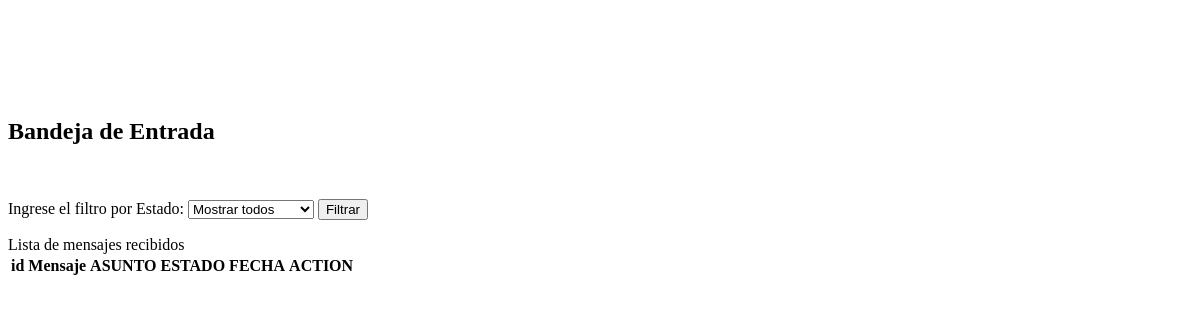
Page /latienditadececi/vistas/bandeja.php on the earlier database version.
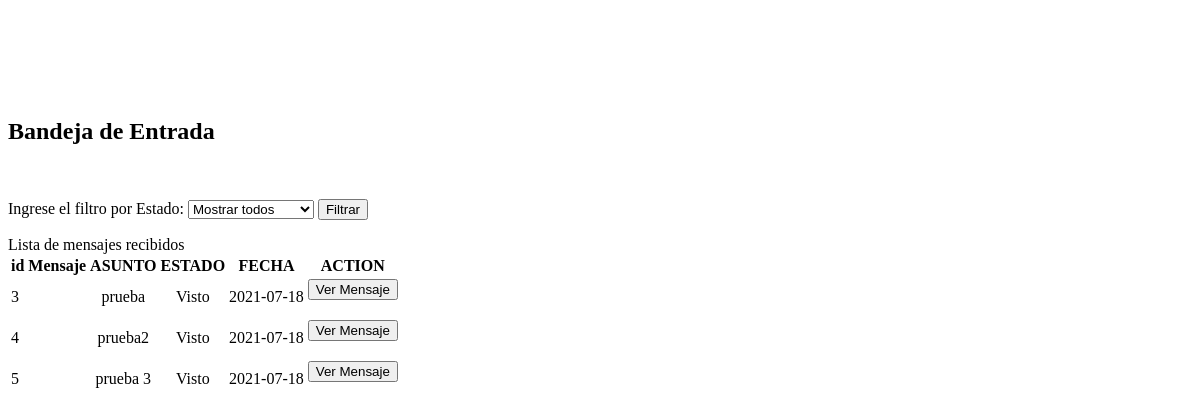
Same page on the later database version.
### tables this page shows
CREATE TABLE `bandeja` (
  `id_bandeja` int(11) NOT NULL,
  `estado` varchar(100) NOT NULL,
  `fecha` date NOT NULL,
  `asunto` varchar(250) NOT NULL,
  `mensaje` varchar(1000) NOT NULL
);

### latienditadececi/vistas/bandeja.php (the view, shortened to what the changed rows need)
<html>
<body>
<?php
    include "conexion.php";
?>
<br> <br> <br>
<div class="container row">
    <div class="container col lg-12 md-12 mb-5">
        <br><br>
        <h2 class="text-center">Bandeja de Entrada</h2><br>
        <?php
        if(isset($_POST['boton_ver']))
        {
            $cod_men=$_POST['cod_mens'];
            $sqlv="UPDATE bandeja set estado='Visto' WHERE id_bandeja='$cod_men'";
            $conexion->query($sqlv);
            $sql="SELECT * FROM bandeja WHERE id_bandeja='$cod_men'";
            $result= mysqli_query($conexion,$sql);
            while($mostrar=mysqli_fetch_array($result))
            {
                echo "
                <b>ID MENSAJE:</b> ".$mostrar['id_bandeja']." <br>
                <b>ASUNTO:</b> ".$mostrar['asunto']." <br>
                <b>ESTADO:</b> ".$mostrar['estado']." <br>
                <b>FECHA:</b> ".$mostrar['fecha']." <br>
                <b>MENSAJE:</b> <br><br>
                ".$mostrar['mensaje']."
                ";
            }
            ?>
            <br><br><br>
            <form action="panel.php?pagina=bandeja" method="POST">
                <input type="submit" value="Atras">
            </form>
            <?php
        }else{
            if(isset($_POST['boton_filtrar']))
            {
                $filtro=$_POST['filtro'];
                if($filtro == "No Visto")
                {
                   ?>
                   <caption>Lista de  mensajes recibidos</caption>
                    <table class="container text-center table table-bordered">
                        <thead class="container table-primary">
                            <tr>
                                <th>id Mensaje</th>
                                <th>ASUNTO</th>
                                <th>ESTADO</th>
                                <th>FECHA</th>
                                <th>ACTION</th>
                            </tr>
                        </thead>
                        <tbody>
                            <?php
                                $sql="SELECT * FROM bandeja WHERE estado='No Visto'";
                                $result= mysqli_query($conexion,$sql);
                                while($mostrar=mysqli_fetch_array($result))
                                {
                            ?>
                                <tr>
                                    <td><?php echo $mostrar['id_bandeja']?></td>
                                    <td><center><?php echo $mostrar['asunto']?></center></td>
                                    <td><center><?php echo $mostrar['estado']?></center></td>
                                    <td><center><?php echo $mostrar['fecha']?></center></td>
                                    <td><center>
                                        <form action="panel.php?pagina=bandeja" method="POST">
                                        <input type="hidden" name="cod_mens" value="<?php echo $mostrar['id_bandeja']?>">
                                        <input type="submit" value="Ver Mensaje" name="boton_ver">
                                        </form>
                                    </center></td>
                                </tr>
                                <?php
                                }
                                ?>
                        </tbody>
                    </table>
                   <?php
                }else{
                    if($filtro == "Visto")
                    {
                        ?>
                        <caption>Lista de  mensajes recibidos</caption>
                            <table class="container text-center table table-bordered">
                                <thead class="container table-primary">
                                    <tr>
                                        <th>id Mensaje</th>
                                        <th>ASUNTO</th>
                                        <th>ESTADO</th>
                                        <th>FECHA</th>
                                        <th>ACTION</th>
                                    </tr>
                                </thead>
                                <tbody>
                                    <?php
                                        $sql="SELECT * FROM bandeja WHERE estado='Visto'";
                                        $result= mysqli_query($conexion,$sql);
                                        while($mostrar=mysqli_fetch_array($result))
                                        {
                                    ?>
                                        <tr>
                                            <td><?php echo $mostrar['id_bandeja']?></td>
                                            <td><center><?php echo $mostrar['asunto']?></center></td>
                                            <td><center><?php echo $mostrar['estado']?></center></td>
                                            <td><center><?php echo $mostrar['fecha']?></center></td>
                                            <td><center>
                                                <form action="panel.php?pagina=bandeja" method="POST">
                                                <input type="hidden" name="cod_mens" value="<?php echo $mostrar['id_bandeja']?>">
                                                <input type="submit" value="Ver Mensaje" name="boton_ver">
                                                </form>
                                            </center></td>
                                        </tr>
                                        <?php
                                        }
                                        ?>
                                </tbody>
                            </table>
                        <?php
                    }
                    if($filtro == "Todos")
                    {
                        ?>
            <caption>Lista de  mensajes recibidos</caption>
            <table class="container text-center table table-bordered">
                <thead class="container table-primary">
                <tr>
                                    <th>id Mensaje</th>
                                    <th>ASUNTO</th>
                                    <th>ESTADO</th>
                                    <th>FECHA</th>
                                    <th>ACTION</th>
                                </tr>
                            </thead>
                            <tbody>
                                <?php
                                    $sql="SELECT * FROM bandeja";
                                    $result= mysqli_query($conexion,$sql);
                                    while($mostrar=mysqli_fetch_array($result))
                                    {
                                ?>
                                    <tr>
                                        <td><?php echo $mostrar['id_bandeja']?></td>
                                        <td><center><?php echo $mostrar['asunto']?></center></td>
                                        <td><center><?php echo $mostrar['estado']?></center></td>
                                        <td><center><?php echo $mostrar['fecha']?></center></td>
                                        <td><center>
                                            <form action="panel.php?pagina=bandeja" method="POST">
                                            <input type="hidden" name="cod_mens" value="<?php echo $mostrar['id_bandeja']?>">
                                            <input type="submit" value="Ver Mensaje" name="boton_ver">
                                            </form>
                                        </center></td>
                                    </tr>
                                    <?php
                                    }
            }
                                    ?>
                            </tbody>
                </table>
                <?php
                    }
                }
            else{
                ?>
            <caption>Lista de  mensajes recibidos</caption>
            <table class="container text-center table table-bordered">
                <thead class="container table-primary">
                <tr>
                                    <th>id Mensaje</th>
                                    <th>ASUNTO</th>
                                    <th>ESTADO</th>
                                    <th>FECHA</th>
                                    <th>ACTION</th>
                                </tr>
                            </thead>
                            <tbody>
                                <?php
                                    $sql="SELECT * FROM bandeja";
                                    $result= mysqli_query($conexion,$sql);
                                    while($mostrar=mysqli_fetch_array($result))
                                    {
                                ?>
                                    <tr>
                                        <td><?php echo $mostrar['id_bandeja']?></td>
                                        <td><center><?php echo $mostrar['asunto']?></center></td>
                                        <td><center><?php echo $mostrar['estado']?></center></td>
                                        <td><center><?php echo $mostrar['fecha']?></center></td>
                                        <td><center>
                                            <form action="panel.php?pagina=bandeja" method="POST">
                                            <input type="submit" value="Ver Mensaje" name="boton_ver">
                                            </form>
                                        </center></td>
                                    </tr>
                                    <?php
                                    }
            }
                                    ?>
                            </tbody>
                </table>
                <?php
        }

Differences in the rows shown:
added bandeja: id_bandeja "3", asunto "prueba", estado "Visto", fecha "2021-07-18"
added bandeja: id_bandeja "4", asunto "prueba2", estado "Visto", fecha "2021-07-18"
added bandeja: id_bandeja "5", asunto "prueba 3", estado "Visto", fecha "2021-07-18"
